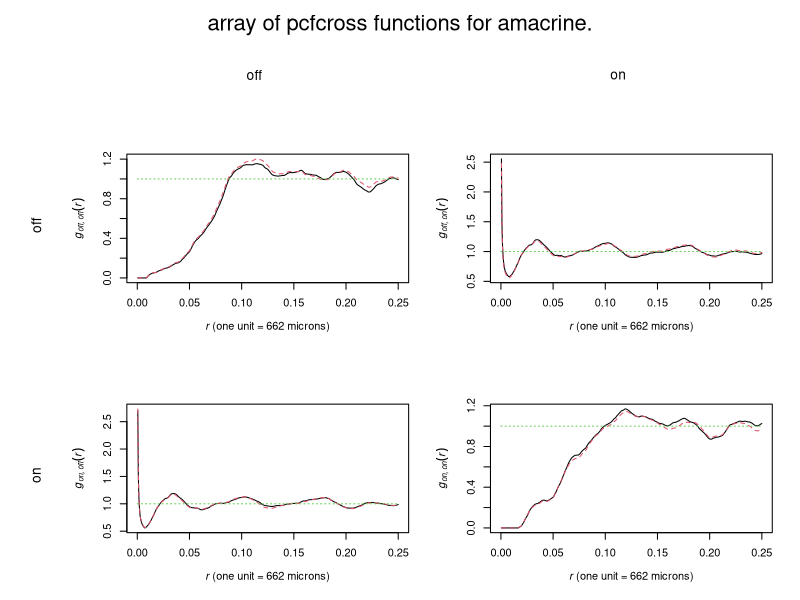
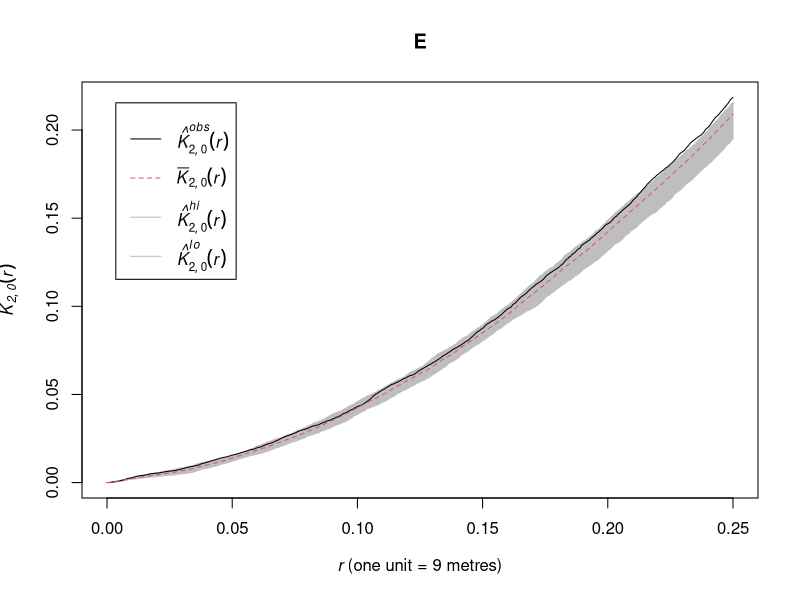
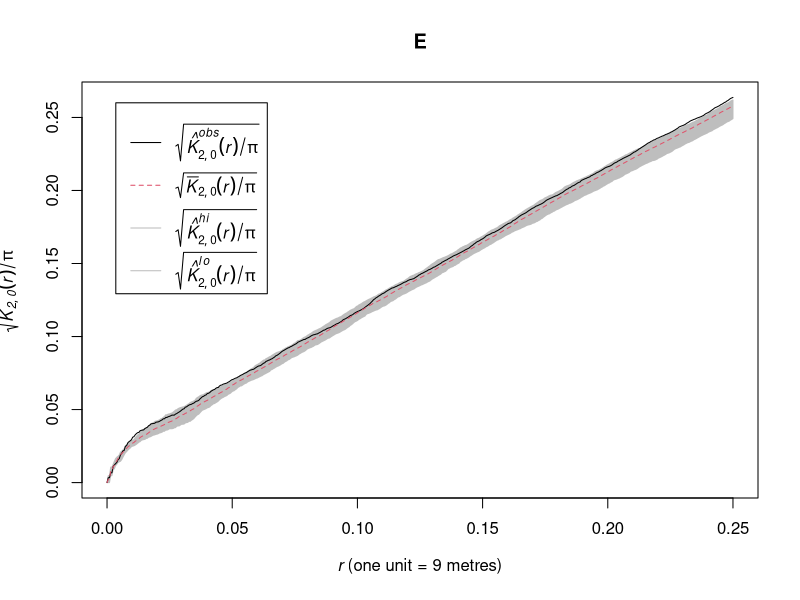

These charts were generated, in order, by the following R code: (Note: this script raises an error after producing the figures.)
## ---- chunk 1
# This option turns evaluation of R code off in this document. Remove it
# if you use it as a template for solving the lab exercise.
knitr::opts_chunk$set(eval = FALSE)
## ---- chunk 2
library(spatstat)
## ---- chunk 3
    Lam <- alltypes(amacrine, "L")
## ---- chunk 4
    plot(alltypes(amacrine, pcfcross))
## ---- chunk 5
    shuffle <- expression(rlabel(bramblecanes))
    E <- envelope(bramblecanes, Kcross, nsim=19, simulate=shuffle, i="2", j="0")
    plot(E)
## ---- chunk 6
    plot(E, sqrt(./pi) ~ r)
## ---- chunk 7
    X <- betacells
    marks(X) <- marks(betacells)$type
## ---- chunk 8
    rad <- matrix(c(20,30,30,20), 2, 2)
    ppm(X ~ marks, MultiStrauss(typ,rad))
## ---- chunk 9
    rad <- matrix(c(NA,60,60,NA), 2, 2)
    ppm(X ~ marks, MultiStrauss(typ,rad))
## ---- chunk 10
    fitU <- ppm(X ~ marks, Strauss(60))
    rad <- matrix(60, 2, 2)
    fitE <- ppm(X ~ marks, MultiStrauss(rad))
## ---- chunk 11
    rval <- data.frame(R=seq(50,100,by=5))
## ---- chunk 12
    MS <- function(R){ MultiStrauss(diag(c(R,R))) }
## ---- chunk 13
    profilepl(rval, MS, X, ~marks)
